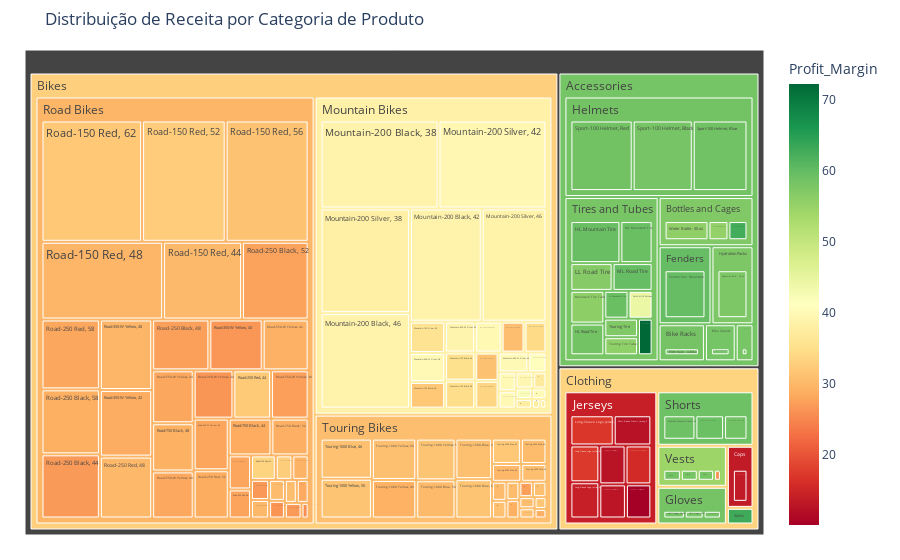

Here is the notebook cell this chart was saved with:
### Markdown cell above
### **Análise de Produtos**

<hr>
<br>

### Code cell
#Vendas por categoria dos produtos
sales_by_product = df.groupby(['Product_Category', 'Sub_Category', 'Product']).agg({
    'Revenue': 'sum',
    'Profit': 'sum',
    'Order_Quantity': 'sum',
    'Profit_Margin': 'mean'
}).reset_index().sort_values('Revenue', ascending=False)


#Criando o Gráfico de treemap 
fig = px.treemap(sales_by_product, path=['Product_Category', 'Sub_Category', 'Product'], 
                 values='Revenue', color='Profit_Margin',
                 color_continuous_scale='RdYlGn',
                 title='Distribuição de Receita por Categoria de Produto',
                 hover_data=['Order_Quantity', 'Profit'])
fig.update_layout(margin=dict(t=50, l=25, r=25, b=25))
fig.show()

### Figure 1 — Plotly figure (JSON) as saved in the notebook; plotly's stock layout.template omitted (floating-point values rounded to 4 significant figures; data arrays with more than 128 entries replaced by an {"elided": "..."} marker saying what was removed)
{"data": [{"branchvalues": "total", "customdata": {"elided": "158x3 mixed values"}, "domain": {"x": [0, 1], "y": [0, 1]}, "hovertemplate": "labels=%{label}<br>Revenue=%{value}<br>parent=%{parent}<br>id=%{id}<br>Order_Quantity=%{customdata[0]}<br>Profit=%{customdata[1]}<br>Profit_Margin=%{color}<extra></extra>", "ids": {"elided": "158 str values"}, "labels": {"elided": "158 str values"}, "marker": {"coloraxis": "coloraxis", "colors": {"elided": "158 float values"}}, "name": "", "parents": {"elided": "158 str values"}, "type": "treemap", "values": {"elided": "158 float values"}}], "layout": {"coloraxis": {"colorbar": {"title": {"text": "Profit_Margin"}}, "colorscale": [[0, "rgb(165,0,38)"], [0.1, "rgb(215,48,39)"], [0.2, "rgb(244,109,67)"], [0.3, "rgb(253,174,97)"], [0.4, "rgb(254,224,139)"], [0.5, "rgb(255,255,191)"], [0.6, "rgb(217,239,139)"], [0.7, "rgb(166,217,106)"], [0.8, "rgb(102,189,99)"], [0.9, "rgb(26,152,80)"], [1, "rgb(0,104,55)"]]}, "legend": {"tracegroupgap": 0}, "margin": {"b": 25, "l": 25, "r": 25, "t": 50}, "title": {"text": "Distribuição de Receita por Categoria de Produto"}}}
